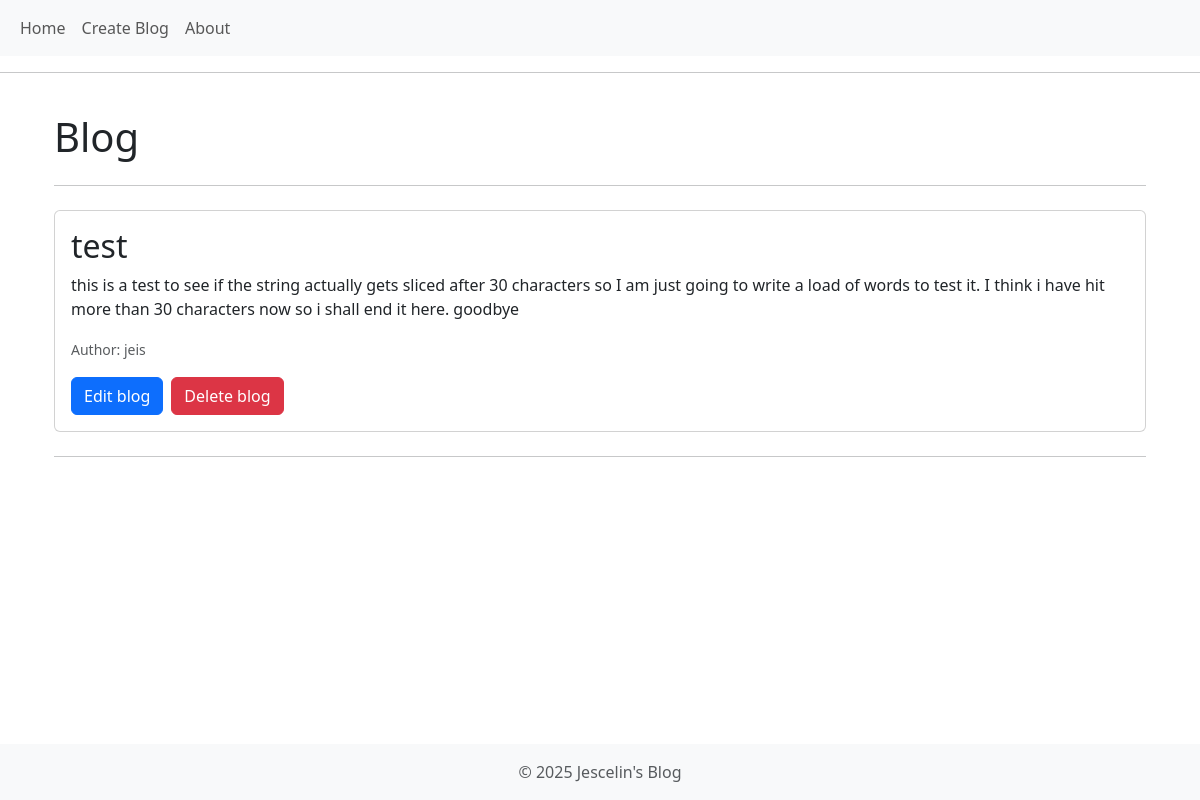
/view_details/3, run on the app's committed database.
### tables this page shows
CREATE TABLE Blog (
                blog_id INTEGER PRIMARY KEY AUTOINCREMENT,
                title TEXT,
                content TEXT,
                author TEXT
            );

### app.py (the view)
@app.route('/view_details/<int:blog_id>', methods = ['GET'])
def view_details(blog_id):
    blog_dao = BlogDAO()
    blog = blog_dao.get_blog(blog_id)
    return render_template('view_details.html', blog=blog)

### BlogDAO.py (called while the page is built)
    def __del__(self):
        self.connection.close()     # Closes the database connection

    def get_blog(self, blog_id):
        sql = "SELECT * FROM Blog WHERE blog_id = ?"    # This query gets the blog post that matches the specified id
        args = (blog_id,)
        row = self.cursor.execute(sql, args).fetchone() # Fetches one result
        if row is None:
            return None     # Returns none if there was no matching blog
        return Blog(row[0], row[1], row[2], row[3])     # Returns a Blog object

### templates/view_details.html
{% extends 'base.html' %}
{% block content %}
    <div class="container">
        <h1 class="mt-4 mb-3">{% block title %} Blog {% endblock %}</h1>
        <hr class="my-4">
            <div class="card mb-4">
                <div class="card-body">
                    <h2 class="card-title">{{ blog.title }}</h2>
                    <p class="card-text">{{ blog.content }}</p>
                    <p class="card-text">
                        <small class="text-muted">Author: {{ blog.author }}</small>
                    </p>
                    <div class="d-flex">
                        <form method="GET" action="/edit_blog/{{ blog.blog_id }}">
                            <input type="submit" value="Edit blog" class="btn btn-primary me-2">
                        </form>
                        <form method="POST" action="/delete_blog/{{ blog.blog_id }}">
                            <input type="submit" value="Delete blog" class="btn btn-danger">
                        </form>
                    </div>
                </div>
            </div>
        <hr class="my-4">
    </div>
{% endblock %}

### templates/base.html (style rules this page uses)
body { display: flex; flex-direction: column; min-height: 100vh; }

### data on the page
Blog: title "test", content "this is a test to see if the string actually gets sliced after 30 characters so I am just going to write a load of words to test it. I think i have hit more than 30 characters now so i shall end it here. goodbye", author "jeis"
